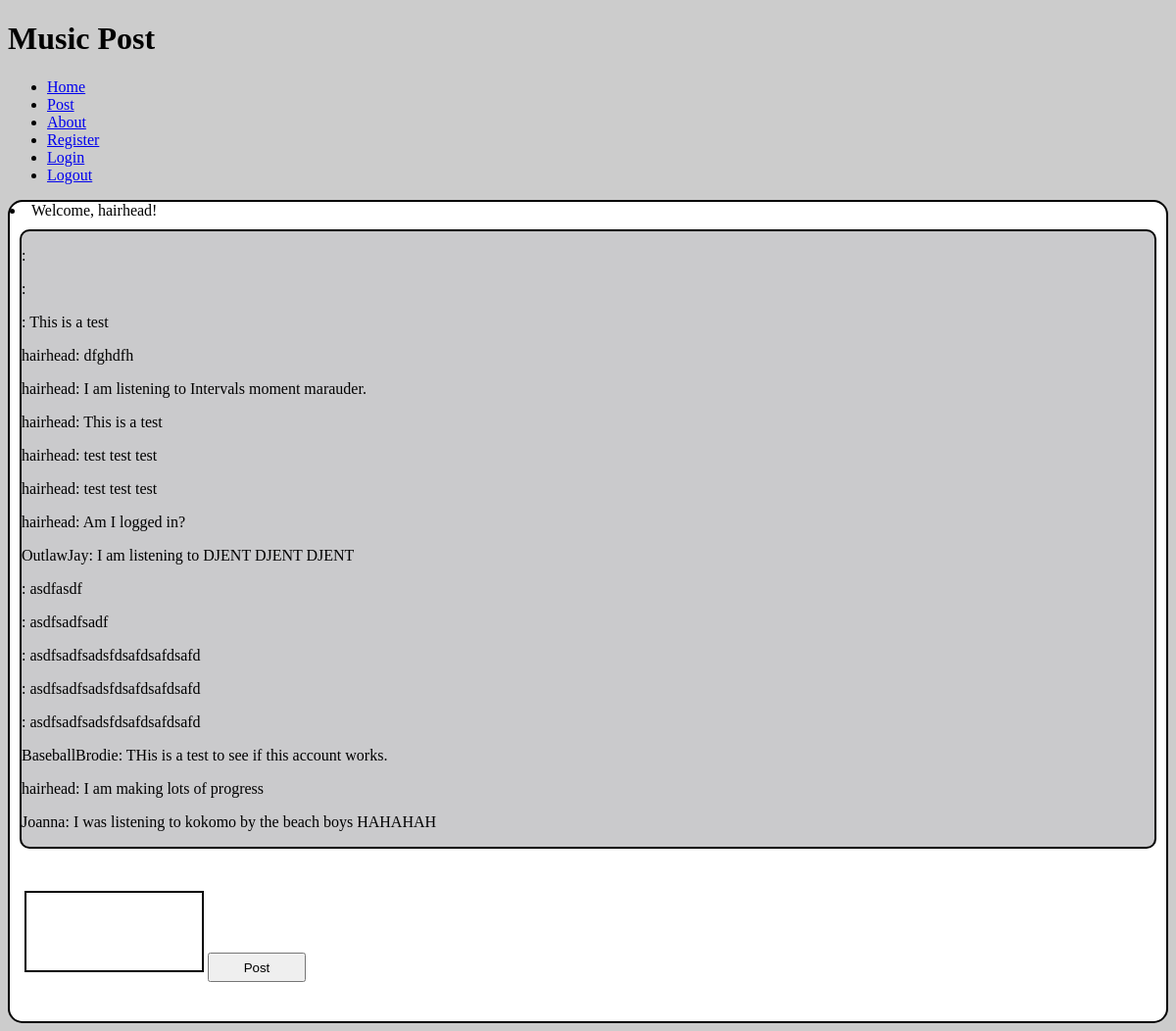
The app's page /MusicPost/ (signed in) with its own data.
### MusicPost/models.py (models this page shows)
class post(models.Model):
    poster = models.CharField(max_length=25)
    submission = models.CharField(max_length=255)
    def __str__(self):
        return str(self.poster + ": " + self.submission)

### MusicPost/views.py (the view)
def index(request):
    context = RequestContext(request)
    text = MusicPost_Functions.getEntries()
    context_dict = {'list': text}
    if request.method == 'POST':
        submitPost(request)
    return render_to_response('MusicPost/index.html', context_dict, context)
    return redirect('login')

### MusicPost/MusicPost_Functions.py (called while the page is built)
def getEntries():
    all_entries = post.objects.all()
    return all_entries

### templates/MusicPost/index.html (shortened to what this page needs)
{% extends "MusicPost/base.html" %}
{% block content %}
        {% if user.is_authenticated %}
             <li class="navbar-text">Welcome, {{ user.username }}!</li>
        <div id='Postcontent' class='row-fluid'>
        <div class="jumbotron">
        {% for x in list %}
            <p> {{x}} </p>
        {% endfor %}
        </div>
        </div>
        <br>
        <div id='text' class='row-fluid'>
        <form id="submit_Button" method="post" action="">
        <textarea class="field span7 " name="mytextbox" rows ="5" ></textarea>
        <button type="submit" class="btn btn-default" name="mybtn" style="width: 100px; height: 30px" "margin-left: 10px;" >Post</button>
        </form>
        </div
        <br>
    </div>
    {% else %}
    <head>
    <meta HTTP-EQUIV="REFRESH" content="0; login">
    </head>
    {% endif %}
{% endblock %}

### templates/MusicPost/base.html (shortened to what this page needs)
<!DOCTYPE HTML PUBLIC "-//W3C//DTD HTML 4.01//EN">
<html lang="en">
<head>
<link href="http://netdna.bootstrapcdn.com/twitter-bootstrap/2.3.0/css/bootstrap-combined.min.css" rel="stylesheet">
</head>
<body>
    <div class='container'>
    <h1>Music Post</h1>
        <div class='navbar navbar-inverse'>
          <div class='navbar-inner nav-collapse' style="height: auto;">
            <ul class="nav">
              <li><a href="/MusicPost/welcome">Home</a></li>
              <li><a href="/MusicPost">Post</a></li>
              <li><a href="/MusicPost/about">About</a></li>
              <li><a href="/MusicPost/register">Register</a></li>
              <li><a href="/MusicPost/login">Login</a></li>
              <li><a href="/MusicPost/logout">Logout</a></li>
            </ul>
          </div>
        </div>
      <div id='content' class='row-fluid'>
      <div class='span9 main'>
    {% block content %}{% endblock %}
    </div>
   </div>
</body>
</html>

### templates/MusicPost/base.html (style rules this page uses)
body { background-color: #CCC; }
#content { background-color: #fff; border:2px solid #000000; border-radius:15px; padding-bottom:25px; }

### templates/MusicPost/index.html (style rules this page uses)
#Postcontent { background-color: #CACACC; border:2px solid #000000; border-radius:10px; margin: 10px; }
textarea { resize: none; border:2px solid #000000; }
#text { margin: 15px; }

### records on screen
post: poster+submission ":"
post: poster+submission ":"
post: poster+submission ": This is a test"
post: poster+submission "hairhead: dfghdfh"
post: poster+submission "hairhead: I am listening to Intervals moment marauder."
post: poster+submission "hairhead: This is a test"
post: poster+submission "hairhead: test test test"
post: poster+submission "hairhead: test test test"
post: poster+submission "hairhead: Am I logged in?"
post: poster+submission "OutlawJay: I am listening to DJENT DJENT DJENT"
post: poster+submission ": asdfasdf"
post: poster+submission ": asdfsadfsadf"
post: poster+submission ": asdfsadfsadsfdsafdsafdsafd"
post: poster+submission ": asdfsadfsadsfdsafdsafdsafd"
post: poster+submission ": asdfsadfsadsfdsafdsafdsafd"
post: poster+submission "BaseballBrodie: THis is a test to see if this account works."
post: poster+submission "hairhead: I am making lots of progress"
post: poster+submission "Joanna: I was listening to kokomo by the beach boys HAHAHAH"

### other values on screen
{{ user.username }} "hairhead"
